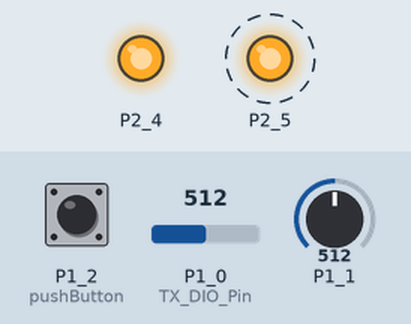
Simulated run of this sketch. Board: TI MSP430 LaunchPad. Parts: output pins drawn as LEDs (lit = HIGH). Dashed ring = blinking. Inputs (shaded band) come from the test bench; at power-on: P1_0 (TX_DIO_Pin) = 512, P1_1 = 512, P1_2 (pushButton) LOW. No radio packets arrive unless stated.

Above: at 0.03 s.
Timing chart, 0 to 3.0 s (numbered marks = the images above):
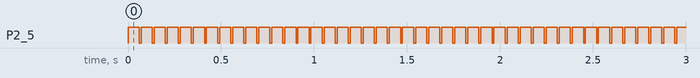

Measured:
- by itself, P2_5: alternates HIGH for 0.06 s and LOW for 0.01 s

The sketch:

Selo_Car_Project_TX.ino
```cpp
/*This Project includes one analog 2 axis Joystick, one atmega328p microcontroller and one TX 433mhz transmitter.*/

#include "VirtualWire.h"

/* Digital IO pins that will use transmitter pin and PushButton Pin*/
const int TX_DIO_Pin = 2;
const int pushButton = A2;

void setup()
{
	pinMode(13, OUTPUT);
	pinMode(12, OUTPUT);
	digitalWrite(12, HIGH);
	/* Initialises the PushButton pin*/
	pinMode(pushButton, INPUT);
	/* Initialises the DIO pin used to send data to the Tx module */
	vw_set_tx_pin(TX_DIO_Pin);
	/* Set the transmit logic level (LOW = transmit for this
	version of module)*/
	vw_set_ptt_inverted(true);

	/* Transmit at 2000 bits per second */
	vw_setup(2000);    // Bits per sec
}

/* Main program */
void loop()
{
	/* Temporarily holds the value read from analogue input A0 */
	unsigned int X_Axis;
	unsigned int Y_Axis;
	/* The transmit buffer that will hold the data to be
	transmitted. */
	byte TxBuffer[5];

	/* read the input pin:*/
	int buttonState = digitalRead(pushButton);
	/* Read the analogue input A0... */
	X_Axis = analogRead(A0);
	Y_Axis = analogRead(A1);
	/* ...and store it as high and low bytes in the transmit
	buffer */
	TxBuffer[0] = X_Axis >> 8;
	TxBuffer[1] = X_Axis;
	TxBuffer[2] = Y_Axis >> 8;
	TxBuffer[3] = Y_Axis;
	TxBuffer[4] = buttonState;
	/* Turn on the LED on pin 13 to indicate that we are about
	to transmit data */
	digitalWrite(13, HIGH);
	/* Send the data (2 bytes) */
	vw_send((byte *)TxBuffer, 5);
	/* Wait until the data has been sent */
	vw_wait_tx();

	/* Turn off the LED on pin 13 to indicate that we have
	now sent the data */
	digitalWrite(13, LOW);

	/* Do nothing for a second. Lower this delay to send
	data quicker */
	delay(10);
}
```
